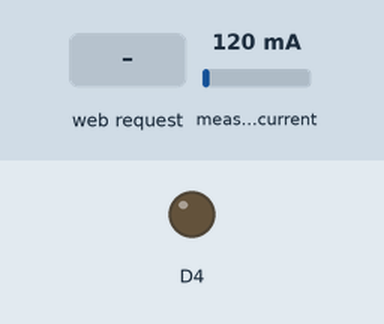
The sketch below on a simulated ESP8266 (NodeMCU). On the bench: output pins drawn as LEDs (lit = HIGH). Inputs (shaded band) come from the test bench; at power-on: measured current 120 mA. WiFi joins after 1.5 s; servers stay silent unless stated; what the sketch prints to the serial monitor is not drawn.

Above: at 2.7 s.
2.8 s: HTTP request GET /Atualizar received
At 3.6 s:
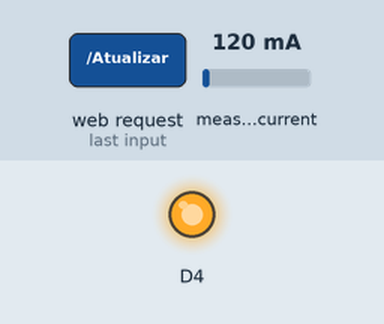
Timing chart, 0 to 5.8 s (numbered marks = the images above; inputs shaded):
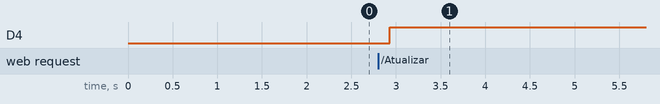

Measured:
- after the input at 2.8 s, D4: LOW → HIGH after 0.13 s

The sketch:

ESensorSCTServidorWeb.ino
```cpp
//ANEXO E – Código C++ do Medidor como Servidor Web
//https://portal.vidadesilicio.com.br/servidor-web-esp/
#include <ESP8266WiFi.h>//Biblioteca que gerencia o WiFi.
#include <WiFiServer.h>//Biblioteca que gerencia o uso do TCP.
#include <EmonLib.h>
WiFiServer servidor(80);//Cria um objeto "servidor" na porta 80 (http).
WiFiClient cliente;//Cria um objeto "cliente".
EnergyMonitor emon1;
int rede = 220.0;
float fundoEscala = 0.020;
String html;//String que armazena o corpo do site.
void setup()
{
  Serial.begin(9600);//Inicia comunicaçao Serial.
  Serial.print("A ligar à rede ");
  Serial.println("JocileWIFI");
  WiFi.mode(WIFI_STA);//Habilita o modo STATION.
  //Conecta no WiFi (COLOQUE O NOME E SENHA DA SUA REDE!).
  WiFi.begin("WIFI", "SENHA");
  while (WiFi.status() != WL_CONNECTED) {
    delay(500);
    Serial.print(".");
  }
  Serial.println("");
  Serial.println("O seu nodeMCU está ligado!");
  Serial.print("Endereço IP: ");
  //Printa o IP que foi consebido ao ESP8266 (este ip que voce ira acessar).
  Serial.println(WiFi.localIP());
  servidor.begin();//Inicia o Servidor.
  pinMode(D4, OUTPUT);//Define o LED_BUILTIN como Saida.
  emon1.current((analogRead(0)), 11);
}
void loop()
{
  float Irms = emon1.calcIrms(1480);
  // Para testes podemos usar um valor aleatório: float Irms = random(1,20);
  cliente = servidor.available();//Diz ao cliente que há um servidor disponivel.
  if (cliente == true)//Se houver clientes conectados, ira enviar o HTML.
  {
    String req = cliente.readStringUntil('\r');//Faz a leitura do Cliente.
    Serial.println(req);//Printa o pedido no Serial monitor.
    if (req.indexOf("/Atualizar") > -1)//Caso o pedido houver led, inverter o seu estado.
    {
      digitalWrite(D4, !digitalRead(D4));//Inverte o estado do led.
    }
    html = "";//Reseta a string.
    html += "HTTP/1.1 Content-Type: text/html\n\n";//Identificaçao do HTML.
    html += "<!DOCTYPE html><html><head><title>ESP8266 WEB</title>";//Identificaçao e Titulo.
    html += "<meta name='viewport' content='user-scalable=no'>";//Desabilita o Zoom.
    html += "<style>h1{font-size:2vw;color:black;}</style></head>";//Cria uma nova fonte de tamanho e cor X.
    html += "<body bgcolor='ffffff'><center><h1>";//Cor do Background
    html += "<form action='/Atualizar' method='get'>";//Cria um botao GET para o link
    html += "<input type='submit' value='Atualizar' id='frm1_submit'/></form>";
    html += "</h1><p></p>";
    html += "<p>Consumo Eletrico: Corrente ";
    html += String(Irms, 3);
    html += " A; Potencia: ";
    html += String(Irms * rede, 1);
    html += " VA; ";
    html += String((Irms * rede) * 0.92, 1);
    html += " W; ";
    html += " FP 0.92. </p>";
    html += "</center></body></html>";
    cliente.print(html);//Finalmente, enviamos o HTML para o cliente.
    cliente.stop();//Encerra a conexao.
  }
}
```
